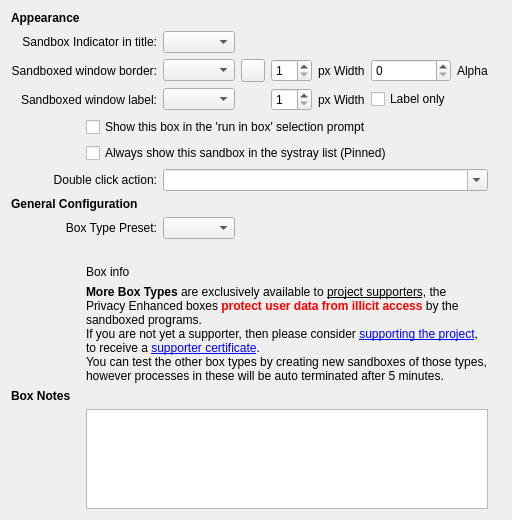
           <widget class="QWidget" name="tabOptions">
            <attribute name="title">
             <string>Box Options</string>
            </attribute>
            <layout class="QGridLayout" name="gridLayout_27">
             <item row="0" column="0">
              <layout class="QGridLayout" name="gridLayout_8">
               <item row="1" column="16">
                <widget class="QLabel" name="label_77">
                 <property name="text">
                  <string/>
                 </property>
                </widget>
               </item>
               <item row="8" column="0" colspan="3">
                <widget class="QLabel" name="label_57">
                 <property name="text">
                  <string>Box Type Preset:</string>
                 </property>
                 <property name="alignment">
                  <set>Qt::AlignmentFlag::AlignRight|Qt::AlignmentFlag::AlignTrailing|Qt::AlignmentFlag::AlignVCenter</set>
                 </property>
                 <property name="buddy">
                  <cstring>cmbBoxType</cstring>
                 </property>
                </widget>
               </item>
               <item row="11" column="1" colspan="13">
                <widget class="QLabel" name="lblSupportCert">
                 <property name="text">
                  <string>&lt;b&gt;More Box Types&lt;/b&gt; are exclusively available to &lt;u&gt;project supporters&lt;/u&gt;, the Privacy Enhanced boxes &lt;b&gt;&lt;font color='red'&gt;protect user data from illicit access&lt;/font&gt;&lt;/b&gt; by the sandboxed programs.&lt;br /&gt;If you are not yet a supporter, then please consider &lt;a href=&quot;https://sandboxie-plus.com/go.php?to=sbie-get-cert&quot;&gt;supporting the project&lt;/a&gt;, to receive a &lt;a href=&quot;https://sandboxie-plus.com/go.php?to=sbie-cert&quot;&gt;supporter certificate&lt;/a&gt;.&lt;br /&gt;You can test the other box types by creating new sandboxes of those types, however processes in these will be auto terminated after 5 minutes.</string>
                 </property>
                 <property name="textFormat">
                  <enum>Qt::TextFormat::RichText</enum>
                 </property>
                 <property name="wordWrap">
                  <bool>true</bool>
                 </property>
                 <property name="openExternalLinks">
                  <bool>true</bool>
                 </property>
                </widget>
               </item>
               <item row="0" column="1">
                <widget class="QLabel" name="label_30">
                 <property name="sizePolicy">
                  <sizepolicy hsizetype="Minimum" vsizetype="Minimum">
                   <horstretch>0</horstretch>
                   <verstretch>0</verstretch>
                  </sizepolicy>
                 </property>
                 <property name="maximumSize">
                  <size>
                   <width>16</width>
                   <height>16777215</height>
                  </size>
                 </property>
                 <property name="text">
                  <string/>
                 </property>
                </widget>
               </item>
               <item row="3" column="3" colspan="6">
                <widget class="QComboBox" name="cmbBoxBorderText"/>
               </item>
               <item row="14" column="2" colspan="5">
                <spacer name="horizontalSpacer_2">
                 <property name="orientation">
                  <enum>Qt::Orientation::Horizontal</enum>
                 </property>
                 <property name="sizeHint" stdset="0">
                  <size>
                   <width>40</width>
                   <height>0</height>
                  </size>
                 </property>
                </spacer>
               </item>
               <item row="13" column="1" colspan="13">
                <widget class="QPlainTextEdit" name="txtNotes">
                 <property name="maximumSize">
                  <size>
                   <width>16777215</width>
                   <height>100</height>
                  </size>
                 </property>
                </widget>
               </item>
               <item row="3" column="0" colspan="3">
                <widget class="QLabel" name="label_76">
                 <property name="text">
                  <string>Sandboxed window label:</string>
                 </property>
                 <property name="alignment">
                  <set>Qt::AlignmentFlag::AlignRight|Qt::AlignmentFlag::AlignTrailing|Qt::AlignmentFlag::AlignVCenter</set>
                 </property>
                </widget>
               </item>
               <item row="4" column="1" colspan="13">
                <widget class="QCheckBox" name="chkShowForRun">
                 <property name="text">
                  <string>Show this box in the 'run in box' selection prompt</string>
                 </property>
                </widget>
               </item>
               <item row="2" column="9">
                <widget class="QToolButton" name="btnBorderColor">
                 <property name="text">
                  <string/>
                 </property>
                </widget>
               </item>
               <item row="2" column="11">
                <widget class="QLabel" name="label_14">
                 <property name="text">
                  <string>px Width</string>
                 </property>
                 <property name="alignment">
                  <set>Qt::AlignmentFlag::AlignLeading|Qt::AlignmentFlag::AlignLeft|Qt::AlignmentFlag::AlignVCenter</set>
                 </property>
                 <property name="buddy">
                  <cstring>spinBorderWidth</cstring>
                 </property>
                </widget>
               </item>
               <item row="6" column="3" colspan="11">
                <widget class="QComboBox" name="cmbDblClick">
                 <property name="editable">
                  <bool>true</bool>
                 </property>
                </widget>
               </item>
               <item row="12" column="0">
                <widget class="QLabel" name="lblNotes">
                 <property name="font">
                  <font>
                   <bold>true</bold>
                   <kerning>true</kerning>
                  </font>
                 </property>
                 <property name="text">
                  <string>Box Notes</string>
                 </property>
                </widget>
               </item>
               <item row="5" column="1" colspan="13">
                <widget class="QCheckBox" name="chkPinToTray">
                 <property name="text">
                  <string>Always show this sandbox in the systray list (Pinned)</string>
                 </property>
                </widget>
               </item>
               <item row="3" column="11">
                <widget class="QLabel" name="label_78">
                 <property name="text">
                  <string>px Width</string>
                 </property>
                </widget>
               </item>
               <item row="2" column="0" colspan="3">
                <widget class="QLabel" name="label_21">
                 <property name="text">
                  <string>Sandboxed window border:</string>
                 </property>
                 <property name="alignment">
                  <set>Qt::AlignmentFlag::AlignRight|Qt::AlignmentFlag::AlignTrailing|Qt::AlignmentFlag::AlignVCenter</set>
                 </property>
                 <property name="buddy">
                  <cstring>cmbBoxBorder</cstring>
                 </property>
                </widget>
               </item>
               <item row="2" column="10">
                <widget class="QSpinBox" name="spinBorderWidth">
                 <property name="minimum">
                  <number>1</number>
                 </property>
                 <property name="maximum">
                  <number>10</number>
                 </property>
                </widget>
               </item>
               <item row="0" column="0">
                <widget class="QLabel" name="lblAppearance">
                 <property name="font">
                  <font>
                   <bold>true</bold>
                   <kerning>true</kerning>
                  </font>
                 </property>
                 <property name="text">
                  <string>Appearance</string>
                 </property>
                </widget>
               </item>
               <item row="1" column="0" colspan="3">
                <widget class="QLabel" name="label_20">
                 <property name="text">
                  <string>Sandbox Indicator in title:</string>
                 </property>
                 <property name="alignment">
                  <set>Qt::AlignmentFlag::AlignRight|Qt::AlignmentFlag::AlignTrailing|Qt::AlignmentFlag::AlignVCenter</set>
                 </property>
                 <property name="buddy">
                  <cstring>cmbBoxIndicator</cstring>
                 </property>
                </widget>
               </item>
               <item row="1" column="3" colspan="6">
                <widget class="QComboBox" name="cmbBoxIndicator"/>
               </item>
               <item row="6" column="0" colspan="3">
                <widget class="QLabel" name="label_70">
                 <property name="text">
                  <string>Double click action:</string>
                 </property>
                 <property name="alignment">
                  <set>Qt::AlignmentFlag::AlignRight|Qt::AlignmentFlag::AlignTrailing|Qt::AlignmentFlag::AlignVCenter</set>
                 </property>
                 <property name="buddy">
                  <cstring>cmbDblClick</cstring>
                 </property>
                </widget>
               </item>
               <item row="2" column="12">
                <widget class="QSpinBox" name="spinBorderAlpha">
                 <property name="maximum">
                  <number>255</number>
                 </property>
                </widget>
               </item>
               <item row="2" column="13">
                <widget class="QLabel" name="label_75">
                 <property name="text">
                  <string>Alpha</string>
                 </property>
                 <property name="buddy">
                  <cstring>spinBorderAlpha</cstring>
                 </property>
                </widget>
               </item>
               <item row="3" column="10">
                <widget class="QSpinBox" name="spinLabelWidth">
                 <property name="minimum">
                  <number>1</number>
                 </property>
                 <property name="maximum">
                  <number>20</number>
                 </property>
                </widget>
               </item>
               <item row="14" column="1">
                <spacer name="verticalSpacer_17">
                 <property name="orientation">
                  <enum>Qt::Orientation::Vertical</enum>
                 </property>
                 <property name="sizeHint" stdset="0">
                  <size>
                   <width>20</width>
                   <height>0</height>
                  </size>
                 </property>
                </spacer>
               </item>
               <item row="7" column="0" colspan="3">
                <widget class="QLabel" name="lblBoxType">
                 <property name="font">
                  <font>
                   <bold>true</bold>
                   <kerning>true</kerning>
                  </font>
                 </property>
                 <property name="text">
                  <string>General Configuration</string>
                 </property>
                </widget>
               </item>
               <item row="2" column="3" colspan="6">
                <widget class="QComboBox" name="cmbBoxBorder"/>
               </item>
               <item row="9" column="1" colspan="13">
                <widget class="QLabel" name="label_58">
                 <property name="text">
                  <string/>
                 </property>
                </widget>
               </item>
               <item row="10" column="1" colspan="13">
                <widget class="QLabel" name="lblBoxInfo">
                 <property name="text">
                  <string>Box info</string>
                 </property>
                 <property name="textFormat">
                  <enum>Qt::TextFormat::AutoText</enum>
                 </property>
                 <property name="wordWrap">
                  <bool>true</bool>
                 </property>
                 <property name="openExternalLinks">
                  <bool>true</bool>
                 </property>
                </widget>
               </item>
               <item row="3" column="12">
                <widget class="QCheckBox" name="chkBorderLabelOnly">
                 <property name="toolTip">
                  <string>When checked, hides the colored border frame and shows only the sandbox name or alias as a label. Requires the label option to be enabled.</string>
                 </property>
                 <property name="text">
                  <string>Label only</string>
                 </property>
                </widget>
               </item>
               <item row="8" column="3" colspan="6">
                <widget class="QComboBox" name="cmbBoxType"/>
               </item>
              </layout>
             </item>
            </layout>
           </widget>
